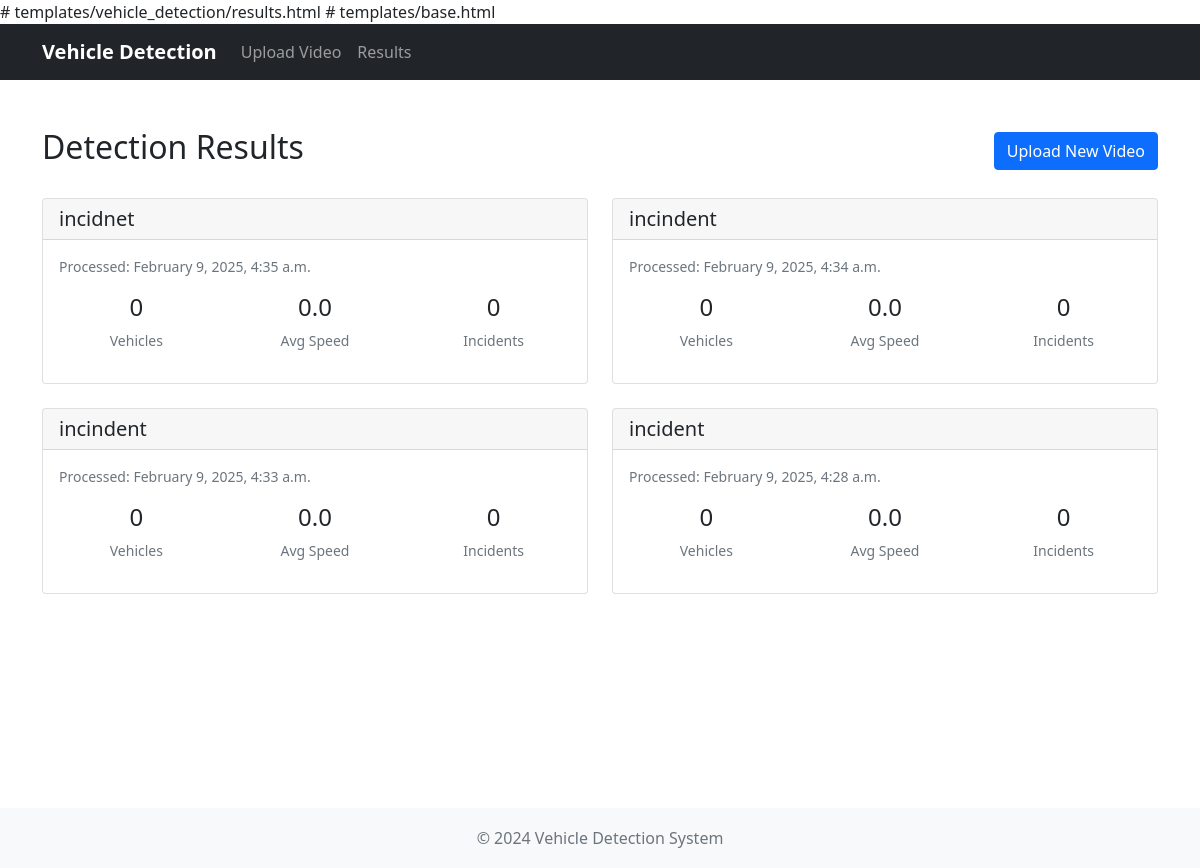
The app's page /results/ with its own data.
### vehicle_detection/models.py (models this page shows, shortened)
class DetectionResult(models.Model):
    video = models.ForeignKey(VideoUpload, on_delete=models.CASCADE)
    processed_video = models.FileField(upload_to='processed_videos/', null=True)
    detection_date = models.DateTimeField(auto_now_add=True)
    total_vehicles = models.IntegerField(default=0)
    average_speed = models.FloatField(default=0.0)
    danger_incidents = models.IntegerField(default=0)

class VideoUpload(models.Model):
    title = models.CharField(max_length=100)
    video_file = models.FileField(upload_to='videos/')
    uploaded_at = models.DateTimeField(auto_now_add=True)
    processed = models.BooleanField(default=False)

### vehicle_detection/views.py (the view)
# urls.py: path('results/', views.results_list, name='results_list'),
def results_list(request):
    results = DetectionResult.objects.filter(
    ).order_by('-detection_date')
    return render(request, 'results.html', {'results': results})

### vehicle_detection/templates/results.html (shortened to what this page needs)
{% extends 'base.html' %}
{% block content %}
<div class="container mt-5">
    <div class="row">
        <div class="col-12 mb-4">
            <div class="d-flex justify-content-between align-items-center">
                <h2>Detection Results</h2>
                <a href="{% url 'upload_video' %}" class="btn btn-primary">Upload New Video</a>
            </div>
        </div>
    </div>
    <div class="row">
        {% if results %}
            {% for result in results %}
                <div class="col-md-6 mb-4">
                    <div class="card h-100">
                        <div class="card-header">
                            <h5 class="card-title mb-0">{{ result.video.title }}</h5>
                        </div>
                        <div class="card-body">
                            <div class="mb-3">
                                <small class="text-muted">
                                    Processed: {{ result.detection_date|date:"F j, Y, g:i a" }}
                                </small>
                            </div>
                            <div class="row mb-3">
                                <div class="col-4">
                                    <div class="text-center">
                                        <div class="h4">{{ result.total_vehicles }}</div>
                                        <small class="text-muted">Vehicles</small>
                                    </div>
                                </div>
                                <div class="col-4">
                                    <div class="text-center">
                                        <div class="h4">{{ result.average_speed|floatformat:1 }}</div>
                                        <small class="text-muted">Avg Speed</small>
                                    </div>
                                </div>
                                <div class="col-4">
                                    <div class="text-center">
                                        <div class="h4">{{ result.danger_incidents }}</div>
                                        <small class="text-muted">Incidents</small>
                                    </div>
                                </div>
                            </div>
                        </div>
                    </div>
                </div>
            {% endfor %}
        {% else %}
            <div class="col-12">
                <div class="alert alert-info">
                    No detection results found. <a href="{% url 'upload_video' %}">Upload a video</a> to get started.
                </div>
            </div>
        {% endif %}
    </div>
</div>
{% endblock %}

### vehicle_detection/templates/base.html (shortened to what this page needs)
# templates/base.html
<!DOCTYPE html>
<html lang="en">
<head>
    <link href="https://cdn.jsdelivr.net/npm/bootstrap@5.1.3/dist/css/bootstrap.min.css" rel="stylesheet">
</head>
<body>
    <nav class="navbar navbar-expand-lg navbar-dark bg-dark">
        <div class="container">
            <a class="navbar-brand" href="{% url 'results_list' %}">Vehicle Detection</a>
            <div class="collapse navbar-collapse" id="navbarNav">
                <ul class="navbar-nav">
                    <li class="nav-item">
                        <a class="nav-link" href="{% url 'upload_video' %}">Upload Video</a>
                    </li>
                    <li class="nav-item">
                        <a class="nav-link" href="{% url 'results_list' %}">Results</a>
                    </li>
                </ul>
            </div>
        </div>
    </nav>
    <div class="content-wrapper">
        {% block content %}
        {% endblock %}
    </div>
    <footer class="footer">
        <div class="container">
            <div class="d-flex justify-content-center align-items-center h-100">
                <span class="text-muted">© 2024 Vehicle Detection System</span>
            </div>
        </div>
    </footer>
</body>
</html>

### vehicle_detection/templates/base.html (style rules this page uses)
.navbar-brand { font-weight: bold; }
.content-wrapper { min-height: calc(100vh - 120px); }
.footer { height: 60px; background-color: #f8f9fa; }

### records on screen
DetectionResult: video "incidnet", detection_date "February 9, 2025, 4:35 a.m.", total_vehicles "0", average_speed "0.0", danger_incidents "0"
DetectionResult: video "incindent", detection_date "February 9, 2025, 4:34 a.m.", total_vehicles "0", average_speed "0.0", danger_incidents "0"
DetectionResult: video "incindent", detection_date "February 9, 2025, 4:33 a.m.", total_vehicles "0", average_speed "0.0", danger_incidents "0"
DetectionResult: video "incident", detection_date "February 9, 2025, 4:28 a.m.", total_vehicles "0", average_speed "0.0", danger_incidents "0"
